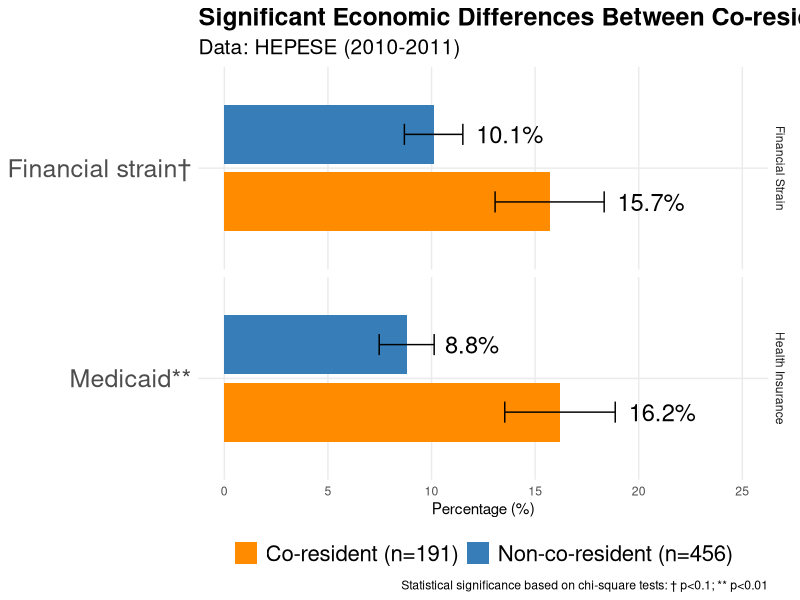
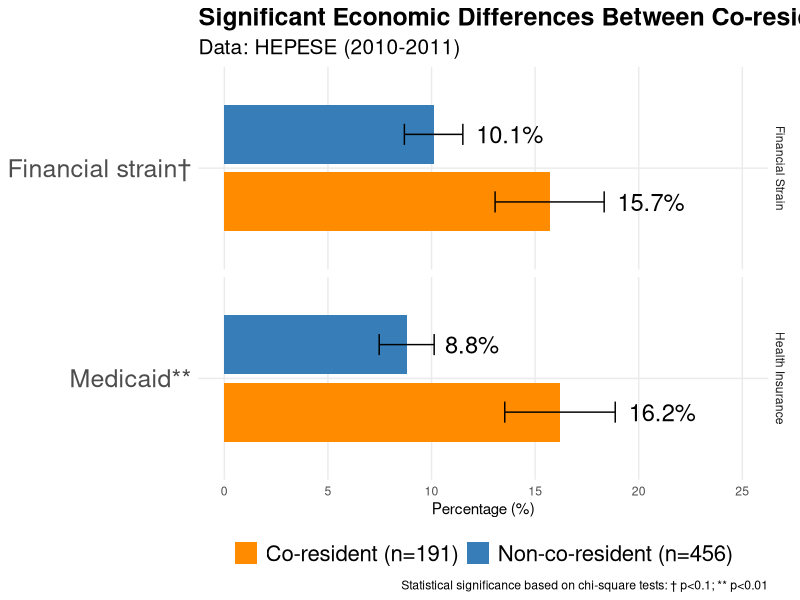

These charts were generated, in order, by the following R code:
library(ggplot2)
library(dplyr)
library(tidyr)

# Create dataset with only financial strain and Medicaid variables
significant_data <- data.frame(
  Measure = c("Financial strain", "Medicaid"),
  Category = c("Financial Strain", "Health Insurance"),
  Co_resident = c(15.7, 16.2),
  Non_coresident = c(10.1, 8.8),
  p_value = c(0.059, 0.009)
)

# Sample sizes
n_co_resident <- 191
n_non_coresident <- 456

# Calculate standard errors
significant_data <- significant_data %>%
  mutate(
    # Standard errors
    Co_resident_SE = sqrt((Co_resident/100 * (1 - Co_resident/100)) / n_co_resident) * 100,
    Non_coresident_SE = sqrt((Non_coresident/100 * (1 - Non_coresident/100)) / n_non_coresident) * 100
  )

# Convert to long format
significant_long <- significant_data %>%
  pivot_longer(
    cols = c(Co_resident, Non_coresident),
    names_to = "Residence", 
    values_to = "Percentage"
  ) %>%
  mutate(
    SE = case_when(
      Residence == "Co_resident" ~ significant_data$Co_resident_SE[match(Measure, significant_data$Measure)],
      Residence == "Non_coresident" ~ significant_data$Non_coresident_SE[match(Measure, significant_data$Measure)]
    ),
    # Calculate position for text labels at the end of error bars
    Label_Position = Percentage + SE
  )

# Create significance markers
significant_long <- significant_long %>%
  mutate(
    significance = case_when(
      p_value < 0.01 ~ "**",
      p_value < 0.05 ~ "*",
      p_value < 0.1 ~ "†",
      TRUE ~ ""
    ),
    # Create measure with significance markers
    Measure_Label = paste0(Measure, 
                           ifelse(Measure == "Financial strain", "†", "**")),
    # Order variables
    Measure_Label = factor(Measure_Label, 
                           levels = c("Medicaid**", "Financial strain†"))
  )

# Create the plot
p <- ggplot(significant_long, aes(x = Percentage, y = Measure_Label, fill = Residence)) +
  geom_bar(stat = "identity", position = position_dodge(width = 0.8), width = 0.7) +
  # Add error bars
  geom_errorbar(aes(xmin = Percentage - SE, xmax = Percentage + SE),
                position = position_dodge(width = 0.8),
                width = 0.25, color = "black", linewidth = 0.5) +
  # Place text labels at the end of error bars
  geom_text(aes(x = Label_Position, label = paste0(Percentage, "%")),
            position = position_dodge(width = 0.8),
            hjust = -0.2,
            size = 6) +
  scale_fill_manual(values = c("Co_resident" = "darkorange", "Non_coresident" = "#377EB8"),
                    labels = c("Co-resident (n=191)", "Non-co-resident (n=456)")) +
  labs(title = "Significant Economic Differences Between Co-resident and Non-co-resident Adult Children Caregivers",
       subtitle = "Data: HEPESE (2010-2011)",
       x = "Percentage (%)",
       y = NULL,
       fill = NULL) +
  scale_x_continuous(limits = c(0, 25), breaks = seq(0, 25, 5)) +  # Adjusted x-axis limit
  theme_minimal() +
  theme(plot.title = element_text(face = "bold", size = 18), 
        plot.subtitle = element_text(size = 15), 
        legend.position = "bottom",
        legend.text = element_text(size = 16),
        panel.grid.minor = element_blank(),
        axis.text.y = element_text(size = 18)) +
  facet_grid(Category ~ ., scales = "free_y", space = "free_y") +
  labs(caption = "Statistical significance based on chi-square tests: † p<0.1; ** p<0.01")


print(p)

# Save 
ggsave(
  "bivariate_econ_diff.png",  # File name
  plot = p,                                # Your plot object
  width = 13,                              # Width in inches
  height = 7,                              # Height in inches
  dpi = 300,                               # Resolution (300 dpi is print quality)
  bg = "white"                             # White background
)